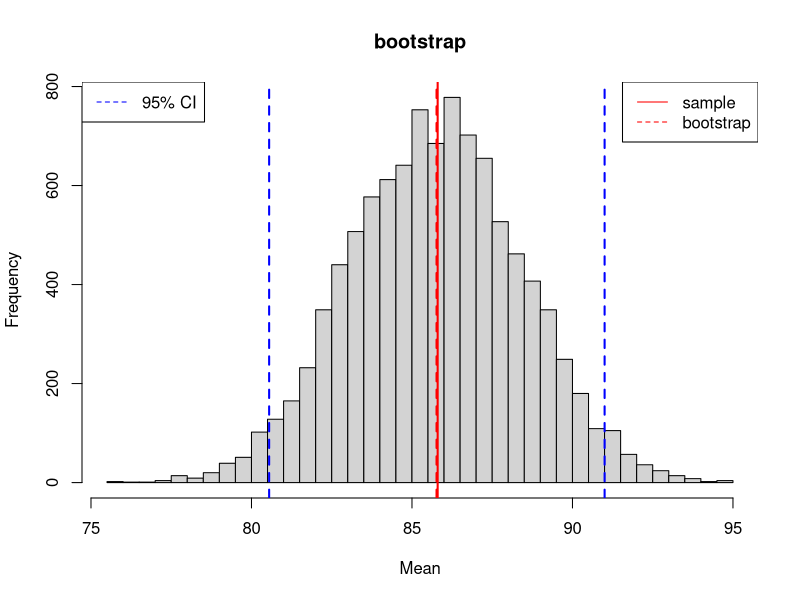
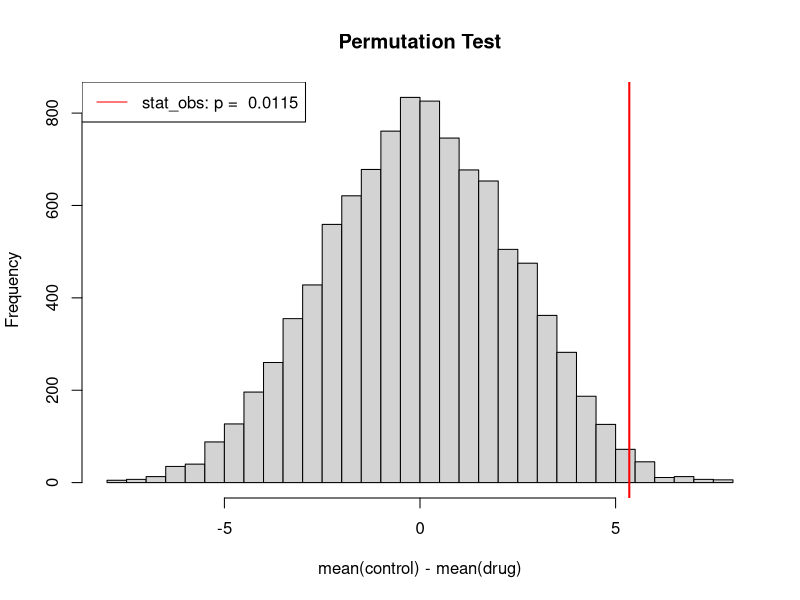
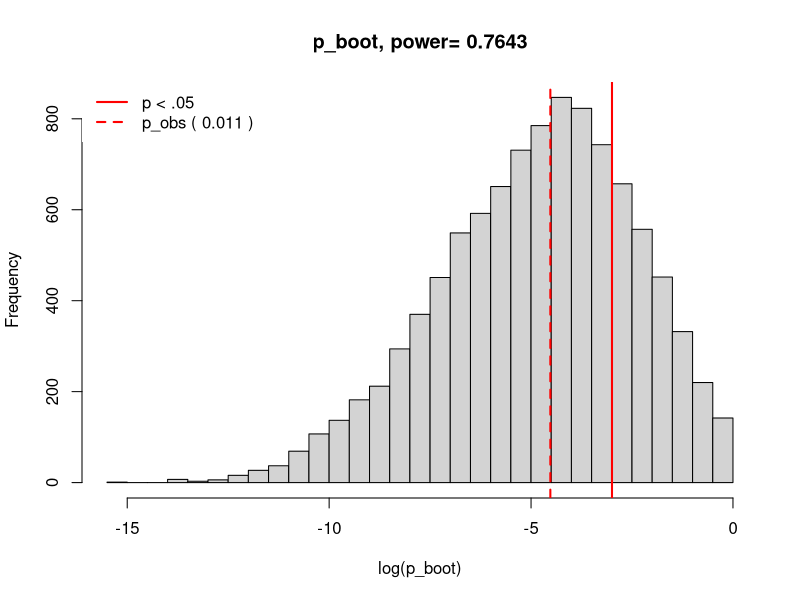
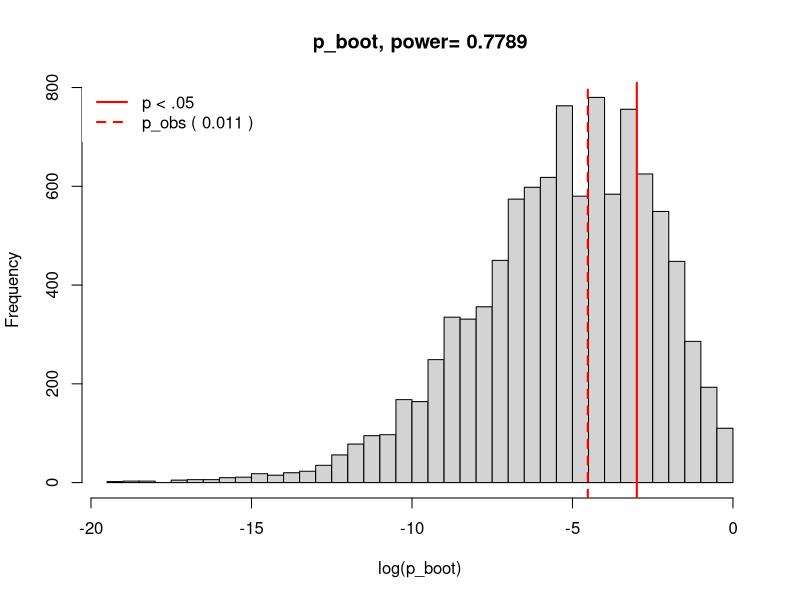

Write the R code that produced these figures, in order.
# BOOTSTRAPPING AND RESAMPLING TECHNIQUES

#########################################################################################
# 1. Estimating Population Parameters with Bootstrapping
#########################################################################################

# our sample
X = c(66,79,93,86,69,79,101,97,91,95,72,106,105,75,70,85,92,74,88,93)

# compute a statistic of interest
Xm = mean(X)
Xm

# use resampling to generate an empirical bootstrap distribution of that statistic

# how many simulated experiments?
boot_m = 10000

# create a list to store our bootstrap values
Xm_boot = array(NA, boot_m)

# do it
for (i in 1:10000) {
	Xb = sample(X, length(X), replace=TRUE)	# generate new sample
	Xm_boot[i] = mean(Xb)					# compute statistic of interest
}

# display results
hist(Xm_boot, 50, xlab="Mean", main="bootstrap")
abline(v=Xm, col="red", ,lwd=2)
abline(v=mean(Xm_boot), col="red", lty=2, lwd=2)
legend(x="topright", lty=c(1,2), col=c("red","red"), legend=c("sample","bootstrap"))

# compute 95% CI
CI95 = quantile(Xm_boot, probs=c(.025,.975))
abline(v=CI95[1], lty=2, col="blue", lwd=2)
abline(v=CI95[2], lty=2, col="blue", lwd=2)
legend(x="topleft", lty=2, col="blue", legend="95% CI")

#########################################################################################
# 2. Hypothesis Testing with Permutation Tests
#########################################################################################

# our control group
g_control <- c(87,90,82,77,71,81,77,79,84,86,78,84,86,69,81,75,70,76,75,93)

# our drug group
g_drug <- c(74,67,81,61,64,75,81,81,81,67,72,78,83,85,56,78,77,80,79,74)

# our statistic of interest here is the difference between means
(stat_obs <- mean(g_control) - mean(g_drug))

# how many simulated experiments?
n_perm = 10000

# create a list to store our permutation test values
stat_perm = array(NA, n_perm)

# now do a permutation test to simulate the null hypothesis,
# namely that the control and drug labels are random
g_control_n = length(g_control)
g_drug_n = length(g_drug)
g_bucket = c(g_control, g_drug)
g_bucket_n = length(g_bucket)
for (i in 1:n_perm) {
  # reconstitute both groups, ignoring original labels
  permuted_bucket <- sample(g_bucket,g_bucket_n,replace=FALSE)
  perm_control <- permuted_bucket[1:g_control_n]
  perm_drug <- permuted_bucket[(g_control_n+1):(g_control_n+g_drug_n)]
  stat_perm[i] <- mean(perm_control) - mean(perm_drug)
}

# visualize the empirical permutation distribution of our statistic of interest
hist(stat_perm, 50, xlab="mean(control) - mean(drug)", main="Permutation Test")
abline(v=stat_obs, col="red", lwd=2)

# how many times in the permutation tests did we observe a stat_perm
# as big or bigger than our stat_obs?
(p_perm <- length(which(stat_perm >= stat_obs)) / n_perm)
legend(x="topleft", lty=1, col="red", legend=paste("stat_obs: p = ", p_perm))


#########################################################################################
# 3. Power Calculations
#########################################################################################

# our two groups
g_control <- c(87,90,82,87,71,81,77,79,84,86,78,84,86,69,81,75,70,76,75,93)
g_drug <- c(74,73,81,65,64,72,76,81,81,67,72,78,83,75,66,78,77,80,79,74)

# do a Mann-Whitney U test (nonparametric version of a t-test)
out <- wilcox.test(g_control, g_drug)
w_obs <- out$statistic
p_obs <- out$p.value

n_boot <- 10000
w_boot = array(NA, n_boot)
p_boot = array(NA, n_boot)
for (i in 1:n_boot) {
	b_control <- sample(g_control,length(g_control),replace=TRUE)
	b_drug <- sample(g_drug,length(g_drug),replace=TRUE)
	out <- wilcox.test(b_control, b_drug)
	w_boot[i] <- out$statistic
	p_boot[i] <- out$p.value
}

(power <- length(which(p_boot <= .05)) / n_boot)

hist(log(p_boot), 50, main=paste("p_boot, power=", power), xlab="log(p_boot)")
abline(v=log(0.05), col="red", lty=1, lwd=2)
abline(v=log(p_obs), col="red", lty=2, lwd=2)
legend(x="topleft", col="red", lty=c(1,2), lwd=2, legend=c("p < .05", paste("p_obs (",round(p_obs,3),")")), box.lty=0)

### Parametric Bootstrap:

n_control <- length(g_control)
m_control <- mean(g_control)
sd_control <- sd(g_control)
n_drug <- length(g_drug)
m_drug <- mean(g_drug)
sd_drug <- sd(g_drug)

for (i in 1:n_boot){
	b_control <- rnorm(n_control, mean=m_control, sd=sd_control)
	b_drug <- rnorm(n_drug, mean=m_drug, sd=sd_drug)
	out <- wilcox.test(b_control, b_drug)
	w_boot[i] <- out$statistic
	p_boot[i] <- out$p.value
}

(power <- length(which(p_boot <= .05)) / n_boot)

hist(log(p_boot), 50, main=paste("p_boot, power=", power), xlab="log(p_boot)")
abline(v=log(0.05), col="red", lty=1, lwd=2)
abline(v=log(p_obs), col="red", lty=2, lwd=2)
legend(x="topleft", col="red", lty=c(1,2), lwd=2, legend=c("p < .05", paste("p_obs (",round(p_obs,3),")")), box.lty=0)
